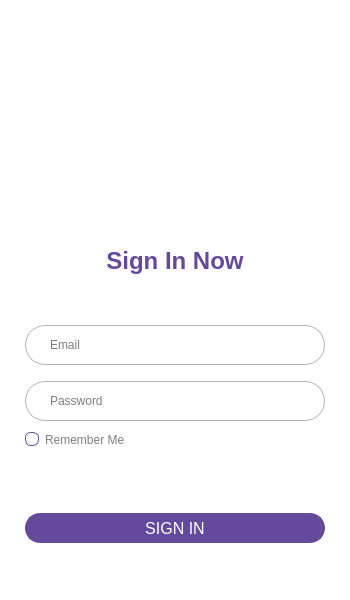
<?xml version="1.0" encoding="UTF-8"?>
<ui version="4.0">
 <class>Form</class>
 <widget class="QWidget" name="Form">
  <property name="enabled">
   <bool>true</bool>
  </property>
  <property name="geometry">
   <rect>
    <x>0</x>
    <y>0</y>
    <width>350</width>
    <height>600</height>
   </rect>
  </property>
  <property name="minimumSize">
   <size>
    <width>350</width>
    <height>600</height>
   </size>
  </property>
  <property name="maximumSize">
   <size>
    <width>350</width>
    <height>600</height>
   </size>
  </property>
  <property name="font">
   <font>
    <weight>50</weight>
    <bold>false</bold>
    <stylestrategy>PreferAntialias</stylestrategy>
   </font>
  </property>
  <property name="windowTitle">
   <string>Login</string>
  </property>
  <property name="windowIcon">
   <iconset>
    <normaloff>images/stop-small.png</normaloff>images/stop-small.png</iconset>
  </property>
  <property name="styleSheet">
   <string notr="true">background:rgb(254,254,254)</string>
  </property>
  <layout class="QVBoxLayout" name="verticalLayout">
   <item>
    <spacer name="verticalSpacer">
     <property name="orientation">
      <enum>Qt::Vertical</enum>
     </property>
     <property name="sizeType">
      <enum>QSizePolicy::Fixed</enum>
     </property>
     <property name="sizeHint" stdset="0">
      <size>
       <width>20</width>
       <height>40</height>
      </size>
     </property>
    </spacer>
   </item>
   <item>
    <widget class="QLabel" name="title_lbl">
     <property name="font">
      <font>
       <family>Gilroy ExtraBold</family>
       <pointsize>40</pointsize>
       <weight>75</weight>
       <bold>true</bold>
      </font>
     </property>
     <property name="styleSheet">
      <string notr="true">background:None;</string>
     </property>
     <property name="text">
      <string/>
     </property>
     <property name="pixmap">
      <pixmap>images/trackify large.png</pixmap>
     </property>
     <property name="alignment">
      <set>Qt::AlignCenter</set>
     </property>
    </widget>
   </item>
   <item>
    <spacer name="verticalSpacer_2">
     <property name="orientation">
      <enum>Qt::Vertical</enum>
     </property>
     <property name="sizeType">
      <enum>QSizePolicy::Fixed</enum>
     </property>
     <property name="sizeHint" stdset="0">
      <size>
       <width>20</width>
       <height>30</height>
      </size>
     </property>
    </spacer>
   </item>
   <item>
    <widget class="QLabel" name="sign_in_lbl">
     <property name="font">
      <font>
       <family>Nirmala UI</family>
       <pointsize>18</pointsize>
       <weight>75</weight>
       <bold>true</bold>
      </font>
     </property>
     <property name="styleSheet">
      <string notr="true">color:rgb(101, 73, 154);
background:None;</string>
     </property>
     <property name="text">
      <string>Sign In Now</string>
     </property>
     <property name="alignment">
      <set>Qt::AlignCenter</set>
     </property>
    </widget>
   </item>
   <item alignment="Qt::AlignHCenter">
    <widget class="QWidget" name="email_wgt" native="true">
     <property name="sizePolicy">
      <sizepolicy hsizetype="Preferred" vsizetype="Fixed">
       <horstretch>0</horstretch>
       <verstretch>0</verstretch>
      </sizepolicy>
     </property>
     <property name="minimumSize">
      <size>
       <width>300</width>
       <height>0</height>
      </size>
     </property>
     <property name="maximumSize">
      <size>
       <width>300</width>
       <height>40</height>
      </size>
     </property>
     <property name="styleSheet">
      <string notr="true">QWidget{
	border: 1px solid rgb(179, 179, 179);
	border-radius: 20px;
}</string>
     </property>
     <layout class="QHBoxLayout" name="horizontalLayout">
      <property name="leftMargin">
       <number>10</number>
      </property>
      <property name="topMargin">
       <number>5</number>
      </property>
      <property name="rightMargin">
       <number>10</number>
      </property>
      <property name="bottomMargin">
       <number>5</number>
      </property>
      <item>
       <widget class="QLabel" name="email_lbl">
        <property name="styleSheet">
         <string notr="true">border:None;</string>
        </property>
        <property name="text">
         <string/>
        </property>
        <property name="pixmap">
         <pixmap>images/email (2).png</pixmap>
        </property>
       </widget>
      </item>
      <item>
       <widget class="QLineEdit" name="email_line_edit">
        <property name="styleSheet">
         <string notr="true">border: None;</string>
        </property>
        <property name="text">
         <string/>
        </property>
        <property name="placeholderText">
         <string>Email</string>
        </property>
       </widget>
      </item>
     </layout>
    </widget>
   </item>
   <item>
    <spacer name="verticalSpacer_3">
     <property name="orientation">
      <enum>Qt::Vertical</enum>
     </property>
     <property name="sizeType">
      <enum>QSizePolicy::Fixed</enum>
     </property>
     <property name="sizeHint" stdset="0">
      <size>
       <width>20</width>
       <height>10</height>
      </size>
     </property>
    </spacer>
   </item>
   <item alignment="Qt::AlignHCenter">
    <widget class="QWidget" name="password_wgt" native="true">
     <property name="sizePolicy">
      <sizepolicy hsizetype="Preferred" vsizetype="Fixed">
       <horstretch>0</horstretch>
       <verstretch>0</verstretch>
      </sizepolicy>
     </property>
     <property name="minimumSize">
      <size>
       <width>300</width>
       <height>40</height>
      </size>
     </property>
     <property name="maximumSize">
      <size>
       <width>300</width>
       <height>40</height>
      </size>
     </property>
     <property name="styleSheet">
      <string notr="true">QWidget{
	border: 1px solid rgb(179, 179, 179);
	border-radius: 20px;
}</string>
     </property>
     <layout class="QHBoxLayout" name="horizontalLayout_2">
      <property name="leftMargin">
       <number>10</number>
      </property>
      <property name="topMargin">
       <number>5</number>
      </property>
      <property name="rightMargin">
       <number>10</number>
      </property>
      <property name="bottomMargin">
       <number>5</number>
      </property>
      <item>
       <widget class="QLabel" name="password_lbl">
        <property name="styleSheet">
         <string notr="true">border:None;</string>
        </property>
        <property name="text">
         <string/>
        </property>
        <property name="pixmap">
         <pixmap>images/padlock.png</pixmap>
        </property>
       </widget>
      </item>
      <item>
       <widget class="QLineEdit" name="password_line_edit">
        <property name="styleSheet">
         <string notr="true">border: None;</string>
        </property>
        <property name="text">
         <string/>
        </property>
        <property name="echoMode">
         <enum>QLineEdit::Password</enum>
        </property>
        <property name="placeholderText">
         <string>Password</string>
        </property>
       </widget>
      </item>
      <item>
       <widget class="QLabel" name="show_password_lbl">
        <property name="cursor">
         <cursorShape>PointingHandCursor</cursorShape>
        </property>
        <property name="styleSheet">
         <string notr="true">border:None</string>
        </property>
        <property name="text">
         <string/>
        </property>
        <property name="pixmap">
         <pixmap>images/show.png</pixmap>
        </property>
       </widget>
      </item>
     </layout>
    </widget>
   </item>
   <item>
    <spacer name="verticalSpacer_4">
     <property name="orientation">
      <enum>Qt::Vertical</enum>
     </property>
     <property name="sizeType">
      <enum>QSizePolicy::Fixed</enum>
     </property>
     <property name="sizeHint" stdset="0">
      <size>
       <width>20</width>
       <height>5</height>
      </size>
     </property>
    </spacer>
   </item>
   <item alignment="Qt::AlignHCenter">
    <widget class="QCheckBox" name="remember_me_chk_box">
     <property name="minimumSize">
      <size>
       <width>300</width>
       <height>0</height>
      </size>
     </property>
     <property name="maximumSize">
      <size>
       <width>300</width>
       <height>16777215</height>
      </size>
     </property>
     <property name="cursor">
      <cursorShape>PointingHandCursor</cursorShape>
     </property>
     <property name="styleSheet">
      <string notr="true">QCheckBox::indicator{
	border: 1px solid rgb(101, 73, 154);
	border-radius: 6px;
}
QCheckBox::indicator:checked
{
background-color : rgb(101, 73, 154);
}
QCheckBox{
color: grey;
}
</string>
     </property>
     <property name="text">
      <string>Remember Me</string>
     </property>
    </widget>
   </item>
   <item>
    <spacer name="verticalSpacer_5">
     <property name="orientation">
      <enum>Qt::Vertical</enum>
     </property>
     <property name="sizeType">
      <enum>QSizePolicy::Fixed</enum>
     </property>
     <property name="sizeHint" stdset="0">
      <size>
       <width>20</width>
       <height>60</height>
      </size>
     </property>
    </spacer>
   </item>
   <item alignment="Qt::AlignHCenter">
    <widget class="QPushButton" name="signin_btn">
     <property name="sizePolicy">
      <sizepolicy hsizetype="Preferred" vsizetype="Fixed">
       <horstretch>0</horstretch>
       <verstretch>0</verstretch>
      </sizepolicy>
     </property>
     <property name="minimumSize">
      <size>
       <width>300</width>
       <height>30</height>
      </size>
     </property>
     <property name="maximumSize">
      <size>
       <width>300</width>
       <height>30</height>
      </size>
     </property>
     <property name="font">
      <font>
       <family>Nirmala UI</family>
       <pointsize>12</pointsize>
       <weight>50</weight>
       <bold>false</bold>
      </font>
     </property>
     <property name="cursor">
      <cursorShape>PointingHandCursor</cursorShape>
     </property>
     <property name="styleSheet">
      <string notr="true">QPushButton { 
	background:rgb(101, 73, 154); 
	color:white;
	border: 2px solid rgb(101, 73, 154);
	border-radius: 15px;
 }
QPushButton:hover { 
	background:rgb(110, 80, 170);
	border: 2px solid rgb(110, 80, 170);
}
</string>
     </property>
     <property name="text">
      <string>SIGN IN</string>
     </property>
     <property name="icon">
      <iconset>
       <normaloff>images/user (1).png</normaloff>images/user (1).png</iconset>
     </property>
    </widget>
   </item>
   <item>
    <widget class="QLabel" name="error_lbl">
     <property name="minimumSize">
      <size>
       <width>0</width>
       <height>20</height>
      </size>
     </property>
     <property name="maximumSize">
      <size>
       <width>16777215</width>
       <height>20</height>
      </size>
     </property>
     <property name="font">
      <font>
       <family>Gilroy Light</family>
      </font>
     </property>
     <property name="styleSheet">
      <string notr="true">color:red;
background:None;</string>
     </property>
     <property name="text">
      <string/>
     </property>
     <property name="alignment">
      <set>Qt::AlignCenter</set>
     </property>
    </widget>
   </item>
   <item>
    <spacer name="verticalSpacer_6">
     <property name="orientation">
      <enum>Qt::Vertical</enum>
     </property>
     <property name="sizeType">
      <enum>QSizePolicy::Fixed</enum>
     </property>
     <property name="sizeHint" stdset="0">
      <size>
       <width>20</width>
       <height>20</height>
      </size>
     </property>
    </spacer>
   </item>
  </layout>
 </widget>
 <resources/>
 <connections/>
</ui>
